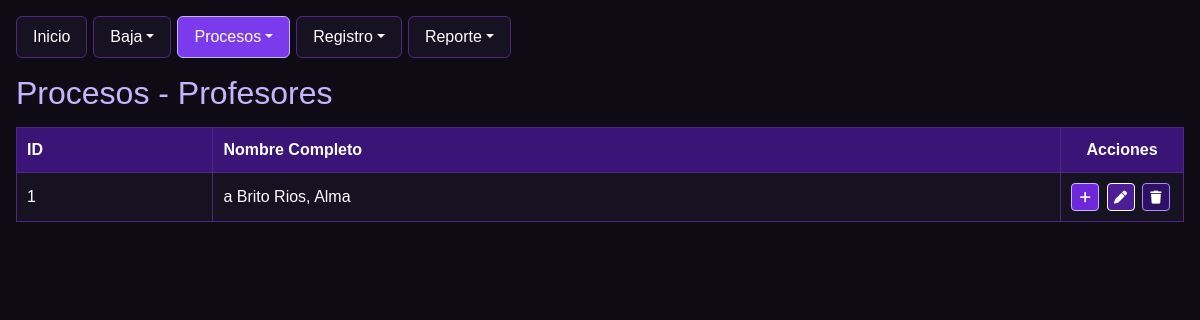
/Escuela/procesos/pro_profesores.php, run on an earlier commit of the app's database.
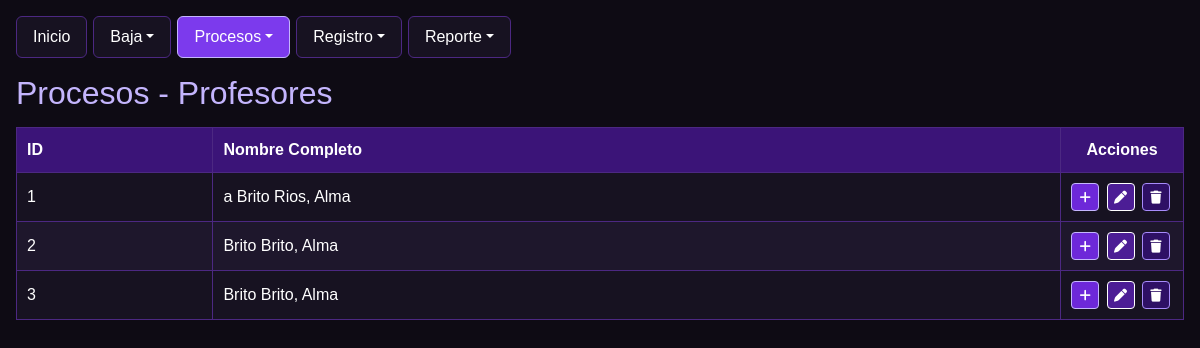
And on a later commit of the database.
### tables this page shows
CREATE TABLE `profesores` (
  `id_prof` int(11) NOT NULL,
  `nom_prof` varchar(50) NOT NULL,
  `apaterno_prof` varchar(50) NOT NULL,
  `amaterno_prof` varchar(50) DEFAULT NULL,
  `estatus` int(11) DEFAULT 1
);

### Escuela/procesos/pro_profesores.php (the view, shortened to what this page needs)
<?php
require_once __DIR__ . '/../conexion.php';
$conexion->exec("CREATE TABLE IF NOT EXISTS profesores (
    id_prof INT AUTO_INCREMENT PRIMARY KEY,
    nom_prof VARCHAR(100) NOT NULL,
    apaterno_prof VARCHAR(100) NOT NULL,
    amaterno_prof VARCHAR(100) NOT NULL
)");
$profesores = $conexion->query("SELECT * FROM profesores ORDER BY apaterno_prof, amaterno_prof, nom_prof")->fetchAll(PDO::FETCH_ASSOC);
?>
<!DOCTYPE html>
<html lang="es">
<head>
    <link href="https://cdn.jsdelivr.net/npm/bootstrap@5.3.8/dist/css/bootstrap.min.css" rel="stylesheet" />
    <link rel="stylesheet" href="https://cdnjs.cloudflare.com/ajax/libs/font-awesome/6.0.0/css/all.min.css" />
</head>
<body class="p-3 m-0 border-0">
    <ul class="nav nav-pills">
        <li class="nav-item"><a class="nav-link" href="/proyecto-AABR/Escuela/index.php">Inicio</a></li>
        <li class="nav-item dropdown">
            <a class="nav-link dropdown-toggle" data-bs-toggle="dropdown" href="#" role="button">Baja</a>
        </li>
        <li class="nav-item dropdown">
            <a class="nav-link dropdown-toggle active" data-bs-toggle="dropdown" href="#" role="button">Procesos</a>
        </li>
        <li class="nav-item dropdown">
            <a class="nav-link dropdown-toggle" data-bs-toggle="dropdown" href="#" role="button">Registro</a>
        </li>
        <li class="nav-item dropdown">
            <a class="nav-link dropdown-toggle" data-bs-toggle="dropdown" href="#" role="button">Reporte</a>
        </li>
    </ul>
    <h2 class="mt-3">Procesos - Profesores</h2>
    <table>
        <thead>
            <tr>
                <th>ID</th>
                <th>Nombre Completo</th>
                <th style="width: 120px; text-align: center;">Acciones</th>
            </tr>
        </thead>
        <tbody>
            <?php foreach ($profesores as $p): ?>
                <tr>
                    <td><?= (int)$p["id_prof"] ?></td>
                    <td><?= htmlspecialchars(trim($p["apaterno_prof"] . " " . $p["amaterno_prof"] . ", " . $p["nom_prof"]), ENT_QUOTES, "UTF-8") ?></td>
                    <td style="text-align: center; white-space: nowrap;">
                        <a href="/proyecto-AABR/Escuela/registro/reg_profesores.php" class="btn-act btn-add" title="Nuevo"><i class="fa fa-plus"></i></a>
                        <a href="?edit=<?= (int)$p["id_prof"] ?>" class="btn-act btn-edit" title="Editar"><i class="fa fa-pen"></i></a>
                        <a href="?del=<?= (int)$p["id_prof"] ?>" class="btn-act btn-del" title="Eliminar" onclick="return confirm('Eliminar a este profesor?')"><i class="fa fa-trash"></i></a>
                    </td>
                </tr>
            <?php endforeach; ?>
        </tbody>
    </table>
</body>
</html>

What changed in the data, as far as the page shows it:
added profesores: id_prof "2", apaterno_prof+amaterno_prof+nom_prof "Brito Brito, Alma"
added profesores: id_prof "3", apaterno_prof+amaterno_prof+nom_prof "Brito Brito, Alma"
